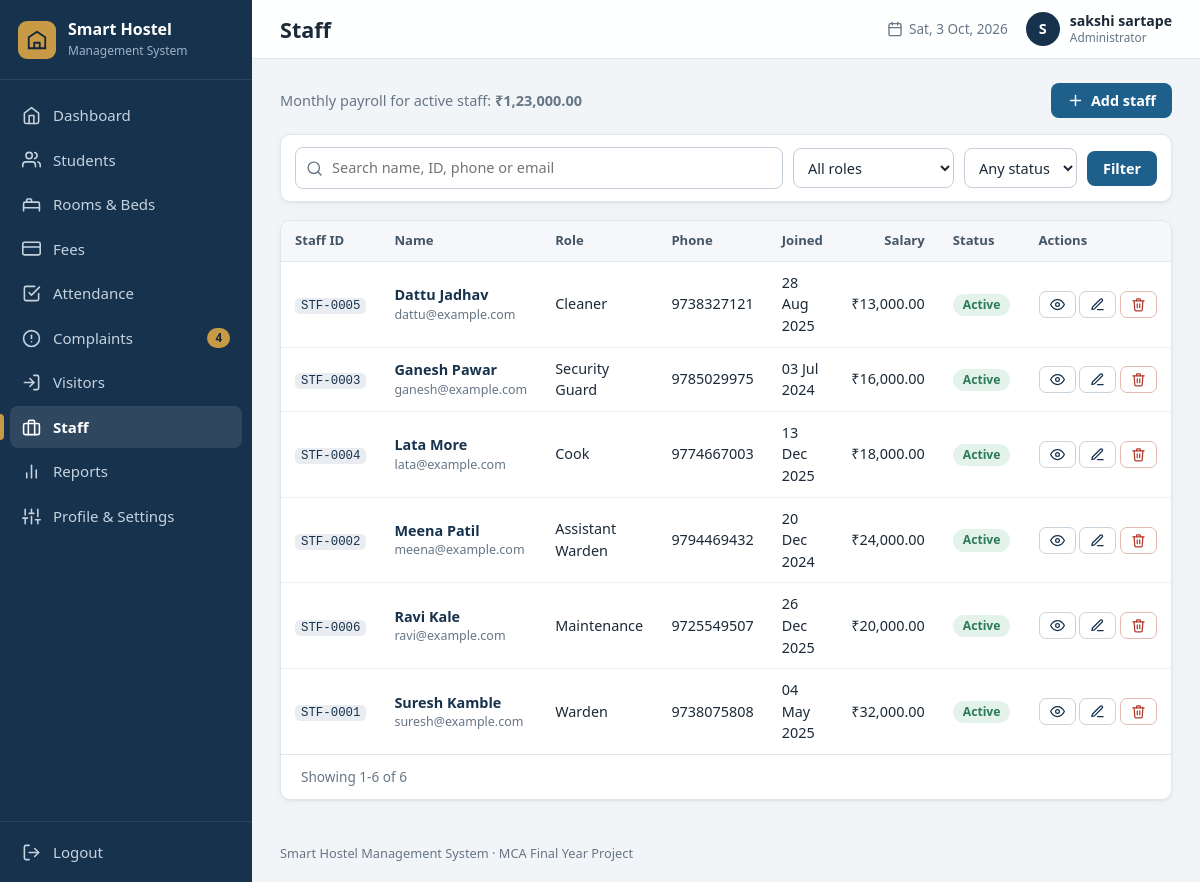
Page /staff/ (signed in) on the committed database.
### tables this page shows
CREATE TABLE settings (
    key   TEXT PRIMARY KEY,
    value TEXT NOT NULL
);

CREATE TABLE users (
    id            INTEGER PRIMARY KEY AUTOINCREMENT,
    username      TEXT NOT NULL UNIQUE COLLATE NOCASE,
    password_hash TEXT NOT NULL,
    full_name     TEXT NOT NULL,
    email         TEXT,
    phone         TEXT,
    role          TEXT NOT NULL DEFAULT 'Administrator',
    created_at    TEXT NOT NULL DEFAULT (datetime('now','localtime')),
    last_login    TEXT
);

CREATE TABLE staff (
    id           INTEGER PRIMARY KEY AUTOINCREMENT,
    staff_code   TEXT NOT NULL UNIQUE,            -- e.g. STF-0001
    full_name    TEXT NOT NULL,
    role         TEXT NOT NULL,
    phone        TEXT NOT NULL UNIQUE,
    email        TEXT UNIQUE COLLATE NOCASE,
    joining_date TEXT NOT NULL,
    salary       REAL NOT NULL CHECK (salary >= 0),
    status       TEXT NOT NULL DEFAULT 'Active' CHECK (status IN ('Active','Inactive')),
    created_at   TEXT NOT NULL DEFAULT (datetime('now','localtime'))
);

### routes/staff.py (the view)
@bp.route("/")
def list_staff():
    f = {k: clean(request.args.get(k)) for k in ("q", "role", "status")}
    conditions, params = [], []
    if f["q"]:
        clause, like_params = helpers.search_clause(["full_name", "staff_code", "phone", "email"], f["q"])
        conditions.append(clause)
        params += like_params
    if f["role"] in helpers.STAFF_ROLES:
        conditions.append("role = ?")
        params.append(f["role"])
    if f["status"] in helpers.STAFF_STATUSES:
        conditions.append("status = ?")
        params.append(f["status"])
    sql = "SELECT * FROM staff" + helpers.where(conditions) + " ORDER BY full_name COLLATE NOCASE"
    rows, pager = helpers.paginate(sql, params, helpers.page_number())
    payroll = db.scalar("SELECT COALESCE(SUM(salary),0) FROM staff WHERE status = 'Active'")
    return render_template("staff.html", staff=rows, pager=pager, filters=f, payroll=payroll,
                           roles=helpers.STAFF_ROLES, statuses=helpers.STAFF_STATUSES)

### db.py (called while the page is built)
def connect(path):
    conn = sqlite3.connect(path, timeout=10)
    conn.row_factory = sqlite3.Row          # rows behave like dicts: row["name"]
    conn.execute("PRAGMA foreign_keys = ON")
    return conn

def get_db():
    if "db" not in g:
        g.db = connect(current_app.config["DATABASE"])
    return g.db

def query_one(sql, params=()):
    return get_db().execute(sql, params).fetchone()

def scalar(sql, params=()):
    row = get_db().execute(sql, params).fetchone()
    return row[0] if row else None

def get_setting(key, default=""):
    row = query_one("SELECT value FROM settings WHERE key = ?", (key,))
    return row["value"] if row else DEFAULT_SETTINGS.get(key, default)

### helpers.py (called while the page is built)
def clean(value):
    return (value or "").strip()

def parse_date(value):
    try:
        return datetime.strptime(clean(value), "%Y-%m-%d").date()
    except ValueError:
        return None

def parse_int(value, low=None, high=None):
    try:
        number = int(clean(value))
    except ValueError:
        return None
    if (low is not None and number < low) or (high is not None and number > high):
        return None
    return number

def today():
    return date.today().isoformat()

def paginate(sql, params, page, per_page=PER_PAGE):
    database = db.get_db()
    total = database.execute(f"SELECT COUNT(*) FROM ({sql})", params).fetchone()[0]
    pages = max(1, math.ceil(total / per_page))
    page = min(max(page, 1), pages)
    rows = database.execute(f"{sql} LIMIT ? OFFSET ?",
                            (*params, per_page, (page - 1) * per_page)).fetchall()
    first = (page - 1) * per_page + 1 if total else 0
    return rows, {"page": page, "pages": pages, "total": total,
                  "first": first, "last": first + len(rows) - 1 if total else 0}

def page_number():
    return parse_int(request.args.get("page", "1"), low=1) or 1

def where(conditions):
    return " WHERE " + " AND ".join(conditions) if conditions else ""

def csrf_token():
    if "_csrf" not in session:
        session["_csrf"] = secrets.token_hex(16)
    return session["_csrf"]

def fmt_date(value):
    d = parse_date(value) if value else None
    return d.strftime("%d %b %Y") if d else "-"

def icon(name, size=18):
    path = _ICONS.get(name, _ICONS["file"])
    return Markup(f'<svg class="icon" width="{size}" height="{size}" viewBox="0 0 24 24" fill="none" '
                  f'stroke="currentColor" stroke-width="2" stroke-linecap="round" '
                  f'stroke-linejoin="round" aria-hidden="true">{path}</svg>')

### templates/staff.html (shortened to what this page needs)
{% extends "base.html" %}
{% from "_macros.html" import badge, render_pager, empty, delete_button %}
{% block heading %}<h1>Staff</h1>{% endblock %}
{% block content %}
<div class="page-head">
  <p class="muted">Monthly payroll for active staff: <strong>{{ payroll|inr }}</strong></p>
  <a class="btn btn-primary" href="{{ url_for('staff.add_staff') }}">{{ icon('plus', 17) }} Add staff</a>
</div>
<form class="filters card" method="get" action="{{ url_for('staff.list_staff') }}">
  <div class="filter-search">{{ icon('search', 17) }}
    <input type="search" name="q" value="{{ filters.q }}" placeholder="Search name, ID, phone or email" aria-label="Search staff"></div>
  <select name="role" aria-label="Role"><option value="">All roles</option>
    {% for r in roles %}<option value="{{ r }}" {% if filters.role == r %}selected{% endif %}>{{ r }}</option>{% endfor %}</select>
  <select name="status" aria-label="Status"><option value="">Any status</option>
    {% for s in statuses %}<option value="{{ s }}" {% if filters.status == s %}selected{% endif %}>{{ s }}</option>{% endfor %}</select>
  <button class="btn btn-primary" type="submit">Filter</button>
</form>
<div class="card table-card">
  <div class="table-wrap"><table class="table">
    <thead><tr><th>Staff ID</th><th>Name</th><th>Role</th><th>Phone</th><th>Joined</th><th class="num">Salary</th><th>Status</th><th class="actions-col">Actions</th></tr></thead>
    <tbody>{% for s in staff %}<tr>
      <td><span class="code">{{ s.staff_code }}</span></td>
      <td><a class="row-link" href="{{ url_for('staff.staff_details', staff_id=s.id) }}">{{ s.full_name }}</a>{% if s.email %}<small class="muted block">{{ s.email }}</small>{% endif %}</td>
      <td>{{ s.role }}</td><td>{{ s.phone }}</td><td>{{ s.joining_date|fmt_date }}</td><td class="num">{{ s.salary|inr }}</td><td>{{ badge(s.status) }}</td>
      <td class="actions-col">
        <a class="btn btn-secondary btn-sm" href="{{ url_for('staff.staff_details', staff_id=s.id) }}" title="View">{{ icon('eye', 15) }}</a>
        <a class="btn btn-secondary btn-sm" href="{{ url_for('staff.edit_staff', staff_id=s.id) }}" title="Edit">{{ icon('edit', 15) }}</a>
        {{ delete_button(url_for('staff.delete_staff', staff_id=s.id), 'Delete staff member ' ~ s.full_name ~ '? This cannot be undone.', label='') }}
      </td></tr>{% endfor %}</tbody></table></div>
  {{ render_pager(pager) }}
</div>
{% endblock %}

### templates/base.html (shortened to what this page needs)
{% from "_macros.html" import csrf %}
<!DOCTYPE html>
<html lang="en">
<head>
  <link rel="stylesheet" href="{{ url_for('static', filename='css/style.css') }}">
</head>
<body class="app">
<aside class="sidebar" id="sidebar">
  <a class="brand" href="{{ url_for('dashboard.index') }}">
    <span class="brand-mark">{{ icon('building', 22) }}</span>
    <span class="brand-text"><strong>{{ hostel_name }}</strong><small>Management System</small></span>
  </a>
  <nav class="nav" aria-label="Main navigation">
    {% for bp_name, endpoint, label, icon_name in navigation %}
      <a href="{{ url_for(endpoint) }}" class="nav-link{% if request.blueprint == bp_name %} active{% endif %}">
        {{ icon(icon_name, 19) }}<span>{{ label }}</span>
        {% if bp_name == 'complaints' and open_complaints %}<em class="nav-count">{{ open_complaints }}</em>{% endif %}
      </a>
    {% endfor %}
  </nav>
  <form method="post" action="{{ url_for('auth.logout') }}" class="logout-form">
    <button type="submit" class="nav-link logout">{{ icon('logout', 19) }}<span>Logout</span></button>
  </form>
</aside>
<div class="main">
  <header class="topbar">
    <div class="topbar-title">{% block heading %}{% endblock %}</div>
    <div class="topbar-right">
      <span class="topbar-date">{{ icon('calendar', 16) }} <span id="today-label">{{ today() }}</span></span>
      <a class="user-chip" href="{{ url_for('profile.view') }}" title="Profile & settings">
        <span class="avatar">{{ current_user.full_name[:1]|upper }}</span>
        <span class="user-name">{{ current_user.full_name }}<small>{{ current_user.role }}</small></span>
      </a>
    </div>
  </header>
  <main class="content">
    {% block content %}{% endblock %}
  </main>
  <footer class="footer">{{ hostel_name }} Management System &middot; MCA Final Year Project</footer>
</div>
</body>
</html>

### templates/_macros.html (shortened to what this page needs)
{% macro badge(text) %}<span class="badge badge-{{ (text or '')|lower|replace(' ', '-') }}">{{ text }}</span>{% endmacro %}
{% macro delete_button(url, message, label='Delete', small=True, next_url='') %}
<form method="post" action="{{ url }}" class="inline-form" data-confirm="{{ message }}">
  <button type="submit" class="btn btn-danger{% if small %} btn-sm{% endif %}" title="{{ label or 'Delete' }}" aria-label="{{ label or 'Delete' }}">{{ icon('trash', 15) }}{% if label %} {{ label }}{% endif %}</button>
</form>
{% endmacro %}
{% macro render_pager(p) %}
{% if p.total > 0 %}
<div class="pager">
  <span class="pager-info">Showing {{ p.first }}-{{ p.last }} of {{ p.total }}</span>
</div>
{% endif %}
{% endmacro %}

### rows in the picture
settings: value "Smart Hostel"
users: full_name "S", full_name "sakshi sartape", role "Administrator"
staff: staff_code "STF-0005", full_name "Dattu Jadhav", email "dattu@example.com", role "Cleaner", phone "9738327121", joining_date|fmt_date "28 Aug 2025", salary|inr "₹13,000.00", status "Active"
staff: staff_code "STF-0003", full_name "Ganesh Pawar", email "ganesh@example.com", role "Security Guard", phone "9785029975", joining_date|fmt_date "03 Jul 2024", salary|inr "₹16,000.00", status "Active"
staff: staff_code "STF-0004", full_name "Lata More", email "lata@example.com", role "Cook", phone "9774667003", joining_date|fmt_date "13 Dec 2025", salary|inr "₹18,000.00", status "Active"
staff: staff_code "STF-0002", full_name "Meena Patil", email "meena@example.com", role "Assistant Warden", phone "9794469432", joining_date|fmt_date "20 Dec 2024", salary|inr "₹24,000.00", status "Active"
staff: staff_code "STF-0006", full_name "Ravi Kale", email "ravi@example.com", role "Maintenance", phone "9725549507", joining_date|fmt_date "26 Dec 2025", salary|inr "₹20,000.00", status "Active"
staff: staff_code "STF-0001", full_name "Suresh Kamble", email "suresh@example.com", role "Warden", phone "9738075808", joining_date|fmt_date "04 May 2025", salary|inr "₹32,000.00", status "Active"

### other values in the picture
{{ label }} "Dashboard" "Students" "Rooms & Beds" "Fees" "Attendance" "Complaints" "Visitors" "Staff" "Reports" "Profile & Settings"
{{ open_complaints }} "4"
{{ payroll|inr }} "₹1,23,000.00"
{{ p.first }} "1"
{{ p.last }} "6"
{{ p.total }} "6"
